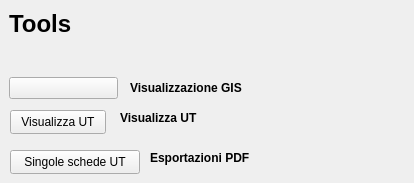
       <widget class="QWidget" name="tab_4">
        <attribute name="title">
         <string>Tools</string>
        </attribute>
        <widget class="QPushButton" name="pushButton_showLayer">
         <property name="geometry">
          <rect>
           <x>10</x>
           <y>110</y>
           <width>96</width>
           <height>24</height>
          </rect>
         </property>
         <property name="font">
          <font>
           <pointsize>9</pointsize>
          </font>
         </property>
         <property name="toolTip">
          <string>Show Selcted Features</string>
         </property>
         <property name="text">
          <string>Visualizza UT</string>
         </property>
         <property name="icon">
          <iconset>
           <normaloff>:/icons/sheet.png</normaloff>:/icons/sheet.png</iconset>
         </property>
         <property name="checkable">
          <bool>false</bool>
         </property>
         <property name="default">
          <bool>false</bool>
         </property>
         <property name="flat">
          <bool>false</bool>
         </property>
        </widget>
        <widget class="QPushButton" name="pushButton_pdf_exp">
         <property name="geometry">
          <rect>
           <x>10</x>
           <y>150</y>
           <width>130</width>
           <height>24</height>
          </rect>
         </property>
         <property name="font">
          <font>
           <pointsize>9</pointsize>
          </font>
         </property>
         <property name="toolTip">
          <string>Export PDF</string>
         </property>
         <property name="text">
          <string>Singole schede UT</string>
         </property>
         <property name="icon">
          <iconset>
           <normaloff>:/icons/sheet.png</normaloff>:/icons/sheet.png</iconset>
         </property>
        </widget>
        <widget class="QLabel" name="label_36">
         <property name="geometry">
          <rect>
           <x>9</x>
           <y>9</y>
           <width>396</width>
           <height>29</height>
          </rect>
         </property>
         <property name="minimumSize">
          <size>
           <width>396</width>
           <height>0</height>
          </size>
         </property>
         <property name="font">
          <font>
           <pointsize>18</pointsize>
           <weight>75</weight>
           <bold>true</bold>
          </font>
         </property>
         <property name="text">
          <string>Tools</string>
         </property>
        </widget>
        <widget class="QLabel" name="label_38">
         <property name="geometry">
          <rect>
           <x>130</x>
           <y>80</y>
           <width>122</width>
           <height>16</height>
          </rect>
         </property>
         <property name="font">
          <font>
           <weight>75</weight>
           <bold>true</bold>
          </font>
         </property>
         <property name="text">
          <string>Visualizzazione GIS</string>
         </property>
        </widget>
        <widget class="QLabel" name="label_46">
         <property name="geometry">
          <rect>
           <x>120</x>
           <y>110</y>
           <width>82</width>
           <height>16</height>
          </rect>
         </property>
         <property name="font">
          <font>
           <weight>75</weight>
           <bold>true</bold>
          </font>
         </property>
         <property name="text">
          <string>Visualizza UT</string>
         </property>
        </widget>
        <widget class="QLabel" name="label_41">
         <property name="geometry">
          <rect>
           <x>150</x>
           <y>150</y>
           <width>106</width>
           <height>16</height>
          </rect>
         </property>
         <property name="font">
          <font>
           <weight>75</weight>
           <bold>true</bold>
          </font>
         </property>
         <property name="text">
          <string>Esportazioni PDF</string>
         </property>
        </widget>
        <widget class="QToolButton" name="toolButtonGis">
         <property name="geometry">
          <rect>
           <x>9</x>
           <y>77</y>
           <width>109</width>
           <height>22</height>
          </rect>
         </property>
         <property name="minimumSize">
          <size>
           <width>109</width>
           <height>0</height>
          </size>
         </property>
         <property name="toolTip">
          <string/>
         </property>
         <property name="text">
          <string/>
         </property>
         <property name="icon">
          <iconset>
           <normaloff>:/icons/GIS.png</normaloff>:/icons/GIS.png</iconset>
         </property>
         <property name="shortcut">
          <string>Ctrl+G</string>
         </property>
         <property name="checkable">
          <bool>true</bool>
         </property>
         <property name="checked">
          <bool>false</bool>
         </property>
         <property name="toolButtonStyle">
          <enum>Qt::ToolButtonTextOnly</enum>
         </property>
         <property name="arrowType">
          <enum>Qt::NoArrow</enum>
         </property>
        </widget>
       </widget>
